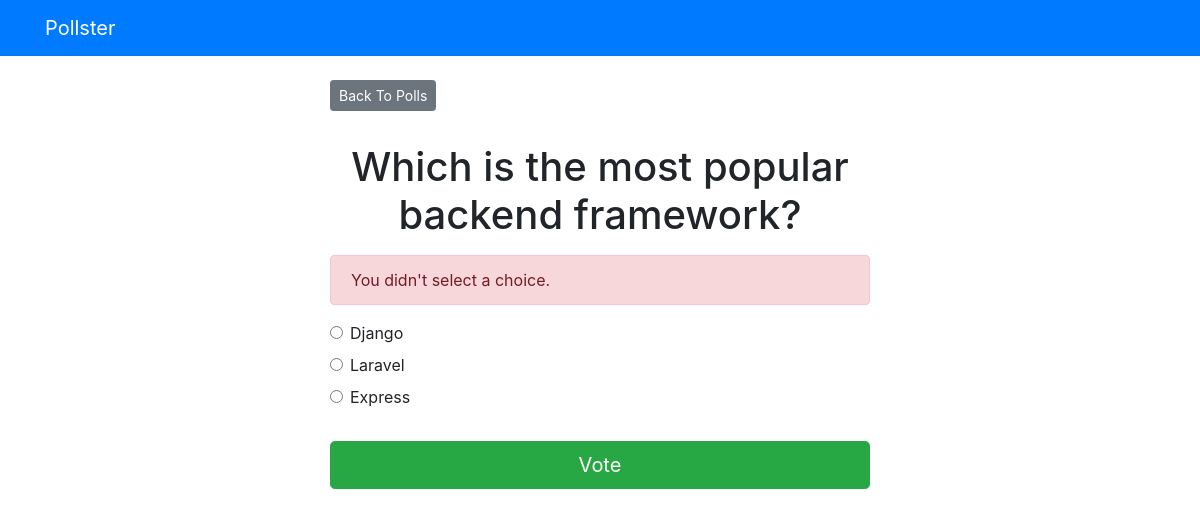
Page /polls/3/vote on the committed database.
### polls/models.py (models this page shows, shortened)
class Question(models.Model):
    question_text = models.CharField(max_length=200)
    pub_date = models.DateTimeField('date published')

class Choice(models.Model):
    question = models.ForeignKey(Question, on_delete=models.CASCADE)
    choice_text = models.CharField(max_length=200)
    votes = models.IntegerField(default=0)

### polls/views.py (the view)
# urls.py: path('<int:question_id>/vote', views.vote, name="vote"),
def vote(request, question_id):
    question = get_object_or_404(Question, pk=question_id)
    try:
        selected_choice = question.choice_set.get(pk=request.POST['choice'])
    except (KeyError, Choice.DoesNotExist):
        return render(request, 'polls/detail.html', {
            'question': question,
            'error_message': "You didn't select a choice.",
        })
    else:
        selected_choice.votes += 1
        selected_choice.save()
    return HttpResponseRedirect(reverse('polls:results', args=(question.id,)))

### templates/polls/detail.html (shortened to what this page needs)
{% extends 'base.html' %}
{% block content %}
<a href="{% url 'polls:index' %}" class="btn btn-secondary btn-sm mb-3">Back To Polls</a>
<h1 class="text-center mb-3 mt-3">{{ question.question_text }}</h1>
{% if error_message %}
<p class="alert alert-danger">
    <span>{{ error_message }}</span>
</p>
{% endif %}
<form action="{% url 'polls:vote' question.id %}" method="POST">
    {% for choice in question.choice_set.all %}
    <div class="form-check">
        <input type="radio" name="choice" class="form-check-input" id="choice{{ forloop.counter }}" value="{{ choice.id }}">
        <label for="choice{{ forloop.counter }}">{{ choice.choice_text }}</label>
    </div>
    {% endfor %}
    <input type="submit" value="Vote" class="btn btn-success btn-lg btn-block mt-4">
</form>
{% endblock %}

### rows in the picture
Question: question_text "Which is the most popular backend framework?"
Choice: choice_text "Django"
Choice: choice_text "Laravel"
Choice: choice_text "Express"

### other values in the picture
{{ error_message }} "You didn't select a choice."
